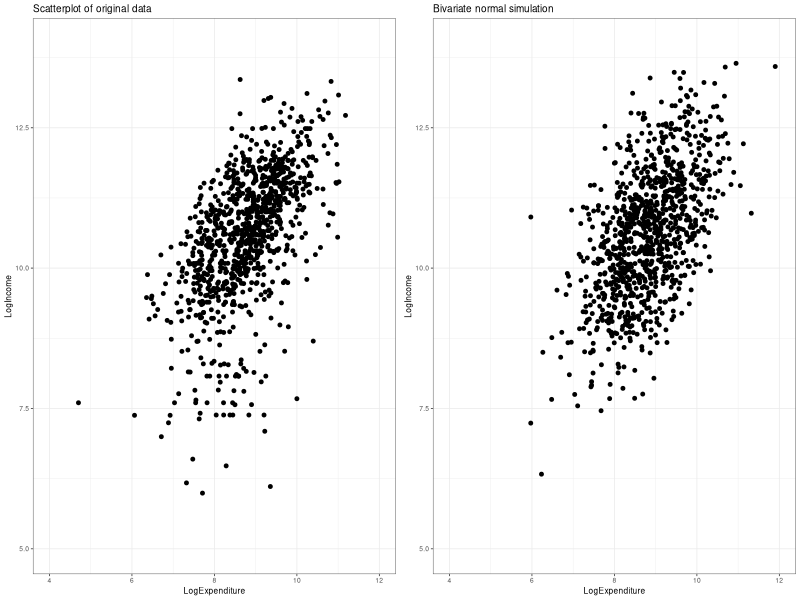

Source code (R):
## ---- chunk 1
require(dplyr)
require(ggplot2)
knitr::opts_chunk$set(echo = TRUE)
def.chunk.hook  <- knitr::knit_hooks$get("chunk")
knitr::knit_hooks$set(chunk = function(x, options) {
  x <- def.chunk.hook(x, options)
  ifelse(options$size != "normalsize", paste0("\\", options$size,"\n\n", x, "\n\n \\normalsize"), x)
})
## ---- chunk 2
CEdata <- read.csv(file = "CEdata.csv")
CEdata$LogIncome <- log(CEdata$Income)
CEdata$LogExpenditure <- log(CEdata$Expenditure)
p1 <- ggplot(CEdata, aes(x = LogExpenditure, y = LogIncome)) + 
  geom_point(size = 1) + 
  labs(title = "Scatterplot of original data") +
  theme_bw(base_size = 6, base_family = "") +
  xlim(4, 12) + ylim(5, 14)

my_rmvnorm <- function(mu,Sigma){
  r = length(mu)
  L = t(chol(Sigma)) 
  Z = rnorm(r)
  return(L %*% Z + mu)
}

mean_vec <- c(mean(CEdata$LogExpenditure), mean(CEdata$LogIncome))
var_matrix <- matrix(c(var(CEdata$LogExpenditure), var(CEdata$LogExpenditure, CEdata$LogIncome),
                var(CEdata$LogExpenditure, CEdata$LogIncome), var(CEdata$LogIncome)), ncol = 2)
sim_data <- matrix(NA, nrow = dim(CEdata)[1], ncol = 2)
for (i in 1:dim(CEdata)[1]){
  sim_data[i,] <- my_rmvnorm(mean_vec, var_matrix)
}
sim_data <- as.data.frame(sim_data)
names(sim_data) <- c("LogExpenditure", "LogIncome")
p2 <- ggplot(sim_data, aes(x = LogExpenditure, y = LogIncome)) + 
  geom_point(size = 1) + 
  labs(title = "Bivariate normal simulation") +
  theme_bw(base_size = 6, base_family = "") +
  xlim(4, 12) + ylim(5, 14)

library(gridExtra)
grid.arrange(p1, p2, ncol = 2)
